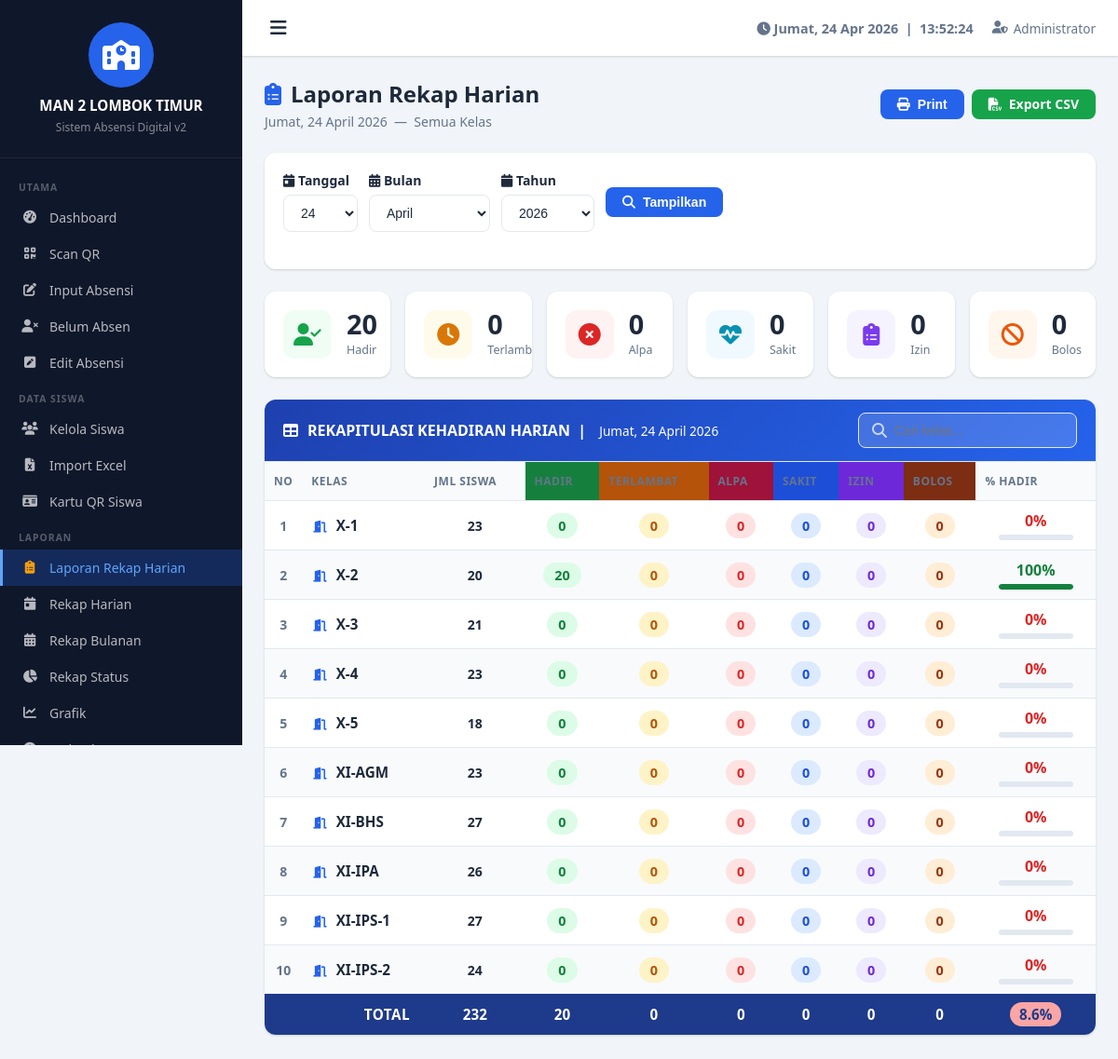
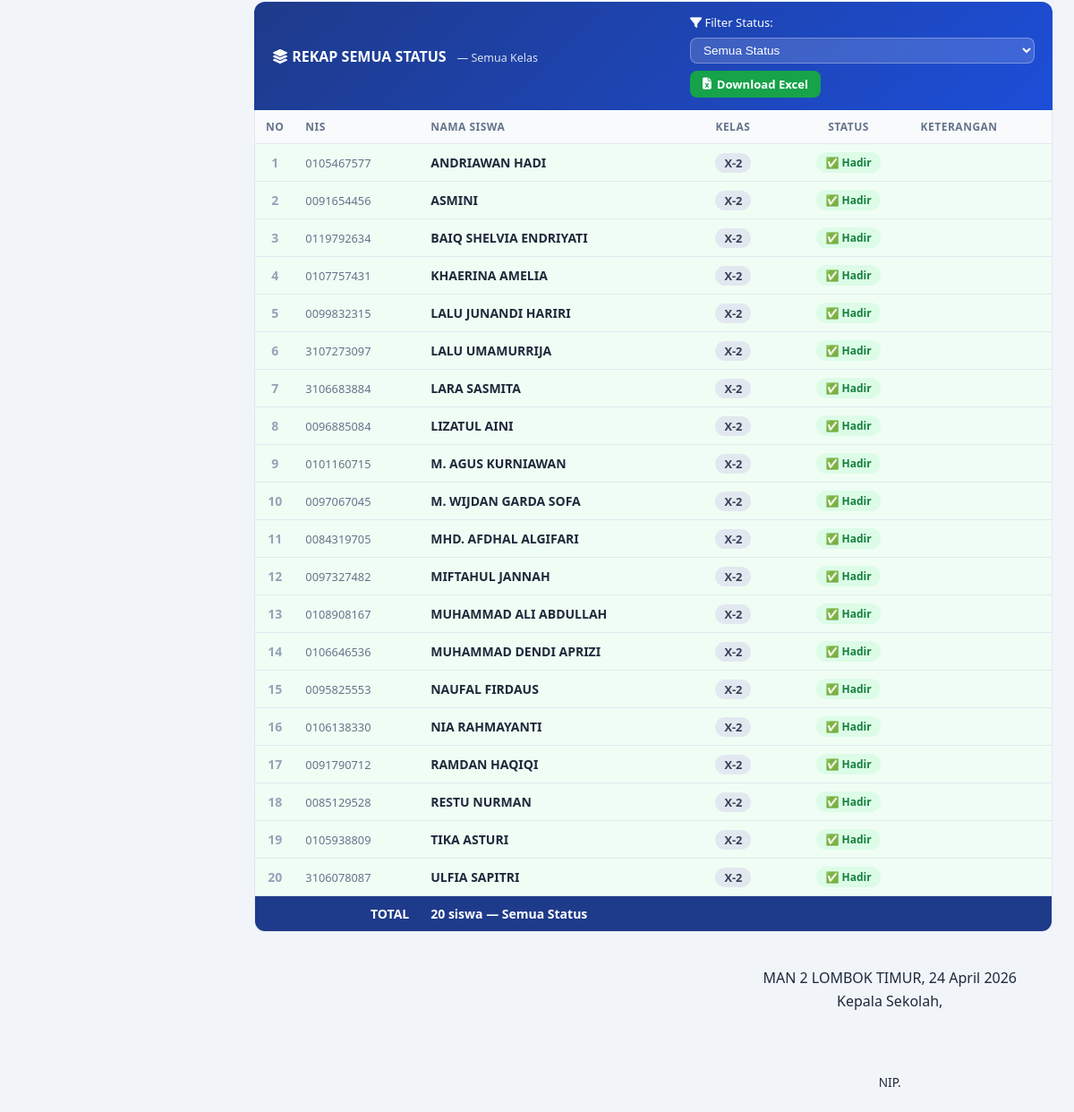
The page /laporan_rekap_harian.php (signed in) on the database its author committed (2 pictures, top to bottom).
### tables this page shows
CREATE TABLE `pengaturan` (
  `id` int(11) NOT NULL,
  `nama_sekolah` varchar(200) DEFAULT 'Nama Sekolah',
  `alamat` text DEFAULT NULL,
  `logo` varchar(255) DEFAULT NULL,
  `kepala_sekolah` varchar(200) DEFAULT NULL,
  `nip_kepala` varchar(50) DEFAULT NULL,
  `jam_masuk` time DEFAULT '07:00:00',
  `jam_terlambat` time DEFAULT '07:30:00',
  `jam_pulang` time DEFAULT '14:00:00',
  `token_wa` varchar(200) DEFAULT '',
  `pin_admin` varchar(255) DEFAULT NULL
);

CREATE TABLE `absensi` (
  `id` int(11) NOT NULL,
  `siswa_id` int(11) NOT NULL,
  `nis` varchar(20) NOT NULL,
  `nama` varchar(100) NOT NULL,
  `kelas` varchar(20) NOT NULL,
  `tanggal` date NOT NULL,
  `jam_masuk` time DEFAULT NULL,
  `jam_pulang` time DEFAULT NULL,
  `status` enum('Hadir','Terlambat','Alpa','Sakit','Izin','Bolos') DEFAULT 'Alpa',
  `keterangan` text DEFAULT NULL,
  `metode` enum('QR','Manual','Sistem') DEFAULT 'Manual',
  `created_at` timestamp NOT NULL DEFAULT current_timestamp(),
  `updated_at` timestamp NOT NULL DEFAULT current_timestamp() ON UPDATE current_timestamp()
);

### laporan_rekap_harian.php (the view, shortened to what the rows shown need)
<?php
require_once 'includes/config.php';
$tgl_default = date('j');
$bln_default = date('n');
$thn_default = date('Y');
$tgl  = (int)($_GET['tgl']   ?? $tgl_default);
$bln  = (int)($_GET['bulan'] ?? $bln_default);
$thn  = (int)($_GET['tahun'] ?? $thn_default);
$tanggal_full = sprintf('%04d-%02d-%02d', $thn, $bln, $tgl);
$filter_status = isset($_GET["filter_status"]) ? $conn->real_escape_string(htmlspecialchars(strip_tags(trim($_GET["filter_status"])))) : "";
$valid_status  = ["Alpa","Sakit","Izin","Bolos","Terlambat","Hadir"];
if (!in_array($filter_status, $valid_status)) $filter_status = "";
$status_sql    = $filter_status ? "AND a.status='$filter_status'" : "AND a.status IN ('Alpa','Sakit','Izin','Bolos','Terlambat','Hadir')";
$rekap_semua_q = $conn->query("SELECT a.nis, a.nama, a.kelas, a.status, a.keterangan FROM absensi a WHERE a.tanggal='$tanggal_full' ".$status_sql." ORDER BY a.status, a.kelas, a.nama");
$rekap_semua   = $rekap_semua_q ? $rekap_semua_q->fetch_all(MYSQLI_ASSOC) : [];
include 'includes/header.php';
?>
<div class="card">
    <div class="table-container">
        <table id="mainTable" style="width:100%;border-collapse:collapse">
            <thead>
                <tr style="background:#1e3a8a;color:white;text-align:center">
                    <th style="padding:12px 10px;text-align:left;width:40px">No</th>
                    <th style="padding:12px 10px;text-align:left">Kelas</th>
                    <th style="padding:12px 10px">Jml Siswa</th>
                    <th style="padding:12px 10px;background:#15803d">Hadir</th>
                    <th style="padding:12px 10px;background:#b45309">Terlambat</th>
                    <th style="padding:12px 10px;background:#9f1239">Alpa</th>
                    <th style="padding:12px 10px;background:#1d4ed8">Sakit</th>
                    <th style="padding:12px 10px;background:#6d28d9">Izin</th>
                    <th style="padding:12px 10px;background:#7c2d12">Bolos</th>
                    <th style="padding:12px 10px">% Hadir</th>
                </tr>
            </thead>
        </table>
    </div>
</div>
<div style="margin-top:28px">
    <div style="overflow-x:auto;border:1px solid #e2e8f0;border-top:none;border-radius:0 0 12px 12px;background:white">
        <table id="rekapSemuaTable" style="width:100%;border-collapse:collapse;font-size:.875rem">
            <thead>
                <tr style="background:#f1f5f9;color:#334155;font-weight:700;font-size:.8rem">
                    <th style="padding:10px 12px;text-align:center;width:44px">NO</th>
                    <th style="padding:10px 12px;text-align:left">NIS</th>
                    <th style="padding:10px 12px;text-align:left">NAMA SISWA</th>
                    <th style="padding:10px 12px;text-align:left">KELAS</th>
                    <th style="padding:10px 12px;text-align:center">STATUS</th>
                    <th style="padding:10px 12px;text-align:left">KETERANGAN</th>
                </tr>
            </thead>
            <tbody>
            <?php if (empty($rekap_semua)): ?>
                <tr><td colspan="6" style="text-align:center;padding:40px;color:#94a3b8">
                    <i class="fas fa-inbox" style="font-size:1.5rem;display:block;margin-bottom:8px"></i>
                    Tidak ada data untuk filter ini
                </td></tr>
            <?php else: ?>
            <?php
            $bg_map2 = ['Alpa'=>'#fff5f5','Sakit'=>'#f0f5ff','Izin'=>'#f5f3ff','Bolos'=>'#fff7ed','Hadir'=>'#f0fdf4','Terlambat'=>'#fffbeb'];
            foreach ($rekap_semua as $ri => $rrow):
            ?>
            <tr style="background:<?= $bg_map2[$rrow['status']] ?? '#fff' ?>;border-top:1px solid #f1f5f9"
                onmouseover="this.style.filter='brightness(.96)'" onmouseout="this.style.filter=''">
                <td style="padding:9px 12px;text-align:center;color:#94a3b8;font-weight:600"><?= $ri+1 ?></td>
                <td style="padding:9px 12px;color:#64748b;font-size:.8rem"><?= htmlspecialchars($rrow['nis']) ?></td>
                <td style="padding:9px 12px;font-weight:700"><?= htmlspecialchars($rrow['nama']) ?></td>
                <td style="padding:9px 12px">
                    <span style="background:#e2e8f0;color:#334155;padding:2px 10px;border-radius:20px;font-size:.8rem;font-weight:600">
                        <?= htmlspecialchars($rrow['kelas']) ?>
                    </span>
                </td>
                <td style="padding:9px 12px;text-align:center"><?= get_status_badge($rrow['status']) ?></td>
                <td style="padding:9px 12px;color:#64748b"><?= htmlspecialchars($rrow['keterangan'] ?? '-') ?></td>
            </tr>
            <?php endforeach; ?>
            <?php endif; ?>
            </tbody>
        </table>
    </div>
</div>
<div class="ttd-section" style="margin-top:40px;display:flex;justify-content:flex-end;padding-right:40px">
    <div style="text-align:center;min-width:220px">
        <?php
        $bln_t = ['','Januari','Februari','Maret','April','Mei','Juni','Juli','Agustus','September','Oktober','November','Desember'];
        $tgl_ttd = date('d') . ' ' . $bln_t[(int)date('n')] . ' ' . date('Y');
        ?>
        <div><?= htmlspecialchars($pengaturan['nama_sekolah'] ?? '') ?>, <?= $tgl_ttd ?></div>
        <div style="margin-top:4px">Kepala Sekolah,</div>
        <div style="font-size:.85rem">NIP. <?= htmlspecialchars($pengaturan['nip_kepala'] ?? '-') ?></div>
    </div>
</div>
<?php include 'includes/footer.php'; ?>

### includes/header.php (shortened to what the rows shown need)
<?php
$pengaturan = get_pengaturan();
?>
<!DOCTYPE html>
<html lang="id">
<head>
    <link rel="stylesheet" href="<?= BASE_URL ?>assets/css/style.css">
    <link rel="stylesheet" href="https://cdnjs.cloudflare.com/ajax/libs/font-awesome/6.4.0/css/all.min.css">
</head>
<body>
<div class="sidebar" id="sidebar">
    <div class="sidebar-header">
        <?php if (!empty($pengaturan['logo']) && file_exists('uploads/logo/' . $pengaturan['logo'])): ?>
            <img src="<?= BASE_URL ?>uploads/logo/<?= $pengaturan['logo'] ?>" alt="Logo" class="school-logo">
        <?php else: ?>
            <div class="logo-placeholder"><i class="fas fa-school"></i></div>
        <?php endif; ?>
        <div class="school-name"><?= htmlspecialchars($pengaturan['nama_sekolah']) ?></div>
        <div class="school-sub">Sistem Absensi Digital v2</div>
    </div>
</div>
<div class="main-content" id="mainContent">
    <div class="content-wrapper">

### includes/config.php (shortened to what the rows shown need)
<?php
$conn = new mysqli(DB_HOST, DB_USER, DB_PASS, DB_NAME);
$conn->set_charset("utf8mb4");
function get_pengaturan() {
    global $conn;
    return $conn->query("SELECT * FROM pengaturan LIMIT 1")->fetch_assoc();
}
function get_status_badge($status) {
    $map = [
        'Hadir'     => ['badge-hadir',    '✅'],
        'Terlambat' => ['badge-terlambat','⏰'],
        'Alpa'      => ['badge-alpa',     '❌'],
        'Sakit'     => ['badge-sakit',    '🏥'],
        'Izin'      => ['badge-izin',     '📋'],
        'Bolos'     => ['badge-bolos',    '🚫'],
    ];
    $d = $map[$status] ?? ['',''];
    return '<span class="badge '.$d[0].'">'.$d[1].' '.$status.'</span>';
}
?>

### rows shown on the page
pengaturan: nama_sekolah "MAN 2 LOMBOK TIMUR"
absensi: nis "0105467577", nama "ANDRIAWAN HADI", kelas "X-2", status "✅", status "Hadir"
absensi: nis "0091654456", nama "ASMINI", kelas "X-2", status "✅", status "Hadir"
absensi: nis "0119792634", nama "BAIQ SHELVIA ENDRIYATI", kelas "X-2", status "✅", status "Hadir"
absensi: nis "0107757431", nama "KHAERINA AMELIA", kelas "X-2", status "✅", status "Hadir"
absensi: nis "0099832315", nama "LALU JUNANDI HARIRI", kelas "X-2", status "✅", status "Hadir"
absensi: nis "3107273097", nama "LALU UMAMURRIJA", kelas "X-2", status "✅", status "Hadir"
absensi: nis "3106683884", nama "LARA SASMITA", kelas "X-2", status "✅", status "Hadir"
absensi: nis "0096885084", nama "LIZATUL AINI", kelas "X-2", status "✅", status "Hadir"
absensi: nis "0101160715", nama "M. AGUS KURNIAWAN", kelas "X-2", status "✅", status "Hadir"
absensi: nis "0097067045", nama "M. WIJDAN GARDA SOFA", kelas "X-2", status "✅", status "Hadir"
absensi: nis "0084319705", nama "MHD. AFDHAL ALGIFARI", kelas "X-2", status "✅", status "Hadir"
absensi: nis "0097327482", nama "MIFTAHUL JANNAH", kelas "X-2", status "✅", status "Hadir"
absensi: nis "0108908167", nama "MUHAMMAD ALI ABDULLAH", kelas "X-2", status "✅", status "Hadir"
absensi: nis "0106646536", nama "MUHAMMAD DENDI APRIZI", kelas "X-2", status "✅", status "Hadir"
absensi: nis "0095825553", nama "NAUFAL FIRDAUS", kelas "X-2", status "✅", status "Hadir"
absensi: nis "0106138330", nama "NIA RAHMAYANTI", kelas "X-2", status "✅", status "Hadir"
absensi: nis "0091790712", nama "RAMDAN HAQIQI", kelas "X-2", status "✅", status "Hadir"
absensi: nis "0085129528", nama "RESTU NURMAN", kelas "X-2", status "✅", status "Hadir"
absensi: nis "0105938809", nama "TIKA ASTURI", kelas "X-2", status "✅", status "Hadir"
absensi: nis "3106078087", nama "ULFIA SAPITRI", kelas "X-2", status "✅", status "Hadir"

### other values the page prints
$_SESSION['admin_nama'] "Administrator"
$hari_nama "Jumat"
$tgl "24"
$grand[$st] "20"
$st "Hadir"
$grand[$st] "0"
$st "Alpa"
$st "Sakit"
$st "Izin"
$st "Bolos"
$r['kelas'] "X-1"
$r['siswa'] "23"
$r['Hadir'] "0"
$r['Terlambat'] "0"
$r['Alpa'] "0"
